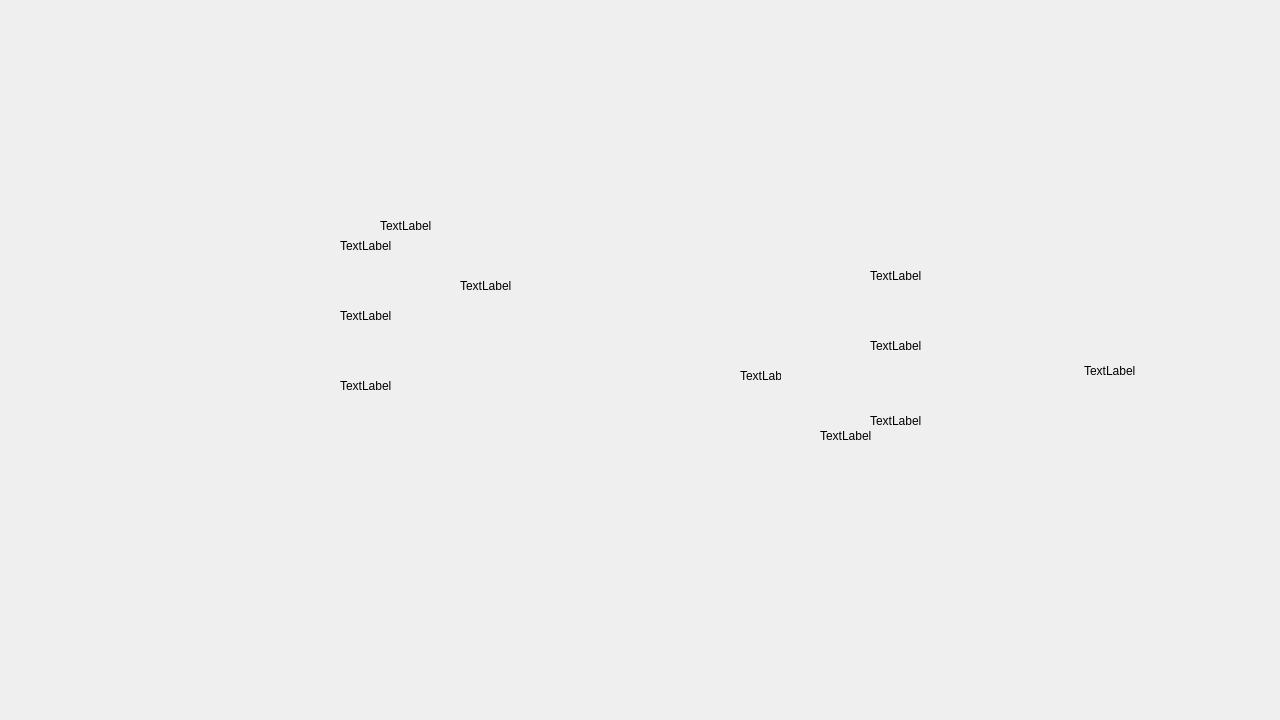
<?xml version="1.0" encoding="UTF-8"?>
<ui version="4.0">
 <class>QtGuiApplication3Class</class>
 <widget class="QMainWindow" name="QtGuiApplication3Class">
  <property name="geometry">
   <rect>
    <x>0</x>
    <y>0</y>
    <width>1280</width>
    <height>720</height>
   </rect>
  </property>
  <property name="minimumSize">
   <size>
    <width>1280</width>
    <height>720</height>
   </size>
  </property>
  <property name="maximumSize">
   <size>
    <width>1280</width>
    <height>720</height>
   </size>
  </property>
  <property name="windowTitle">
   <string>QtGuiApplication3</string>
  </property>
  <widget class="QWidget" name="centralWidget">
   <widget class="QLabel" name="m_lvl2">
    <property name="geometry">
     <rect>
      <x>740</x>
      <y>270</y>
      <width>41</width>
      <height>211</height>
     </rect>
    </property>
    <property name="text">
     <string>TextLabel</string>
    </property>
   </widget>
   <widget class="QLabel" name="p2_avatar">
    <property name="geometry">
     <rect>
      <x>1084</x>
      <y>285</y>
      <width>161</width>
      <height>171</height>
     </rect>
    </property>
    <property name="text">
     <string>TextLabel</string>
    </property>
   </widget>
   <widget class="QLabel" name="p1_total">
    <property name="geometry">
     <rect>
      <x>340</x>
      <y>300</y>
      <width>71</width>
      <height>171</height>
     </rect>
    </property>
    <property name="text">
     <string>TextLabel</string>
    </property>
   </widget>
   <widget class="QLabel" name="p2_badstuff">
    <property name="geometry">
     <rect>
      <x>820</x>
      <y>180</y>
      <width>91</width>
      <height>511</height>
     </rect>
    </property>
    <property name="text">
     <string>TextLabel</string>
    </property>
   </widget>
   <widget class="QLabel" name="p1_avatar">
    <property name="geometry">
     <rect>
      <x>40</x>
      <y>260</y>
      <width>171</width>
      <height>221</height>
     </rect>
    </property>
    <property name="text">
     <string>&lt;html&gt;&lt;head/&gt;&lt;body&gt;&lt;p&gt;&lt;img src=&quot;:/SemesterProjectGUI/soerenyes.png&quot;/&gt;&lt;/p&gt;&lt;/body&gt;&lt;/html&gt;</string>
    </property>
   </widget>
   <widget class="QLabel" name="p1_badstuff">
    <property name="geometry">
     <rect>
      <x>380</x>
      <y>-30</y>
      <width>91</width>
      <height>511</height>
     </rect>
    </property>
    <property name="text">
     <string>TextLabel</string>
    </property>
   </widget>
   <widget class="QLabel" name="p1_lvl">
    <property name="geometry">
     <rect>
      <x>340</x>
      <y>140</y>
      <width>91</width>
      <height>211</height>
     </rect>
    </property>
    <property name="text">
     <string>TextLabel</string>
    </property>
   </widget>
   <widget class="QLabel" name="p1_attack">
    <property name="geometry">
     <rect>
      <x>340</x>
      <y>230</y>
      <width>71</width>
      <height>171</height>
     </rect>
    </property>
    <property name="text">
     <string>TextLabel</string>
    </property>
   </widget>
   <widget class="QLabel" name="p2_total">
    <property name="geometry">
     <rect>
      <x>870</x>
      <y>190</y>
      <width>71</width>
      <height>171</height>
     </rect>
    </property>
    <property name="text">
     <string>TextLabel</string>
    </property>
   </widget>
   <widget class="QLabel" name="m_background">
    <property name="geometry">
     <rect>
      <x>530</x>
      <y>240</y>
      <width>221</width>
      <height>261</height>
     </rect>
    </property>
    <property name="text">
     <string>&lt;html&gt;&lt;head/&gt;&lt;body&gt;&lt;p&gt;&lt;img src=&quot;:/Pictures/GUI_Pics/GifBackground90c.png&quot;/&gt;&lt;/p&gt;&lt;/body&gt;&lt;/html&gt;</string>
    </property>
   </widget>
   <widget class="QLabel" name="monster_gif">
    <property name="geometry">
     <rect>
      <x>530</x>
      <y>240</y>
      <width>221</width>
      <height>261</height>
     </rect>
    </property>
    <property name="text">
     <string>&lt;html&gt;&lt;head/&gt;&lt;body&gt;&lt;p&gt;&lt;img src=&quot;:/SemesterProjectGUI/empty.png&quot;/&gt;&lt;/p&gt;&lt;/body&gt;&lt;/html&gt;</string>
    </property>
   </widget>
   <widget class="QLabel" name="p2_lvl">
    <property name="geometry">
     <rect>
      <x>870</x>
      <y>340</y>
      <width>55</width>
      <height>161</height>
     </rect>
    </property>
    <property name="text">
     <string>TextLabel</string>
    </property>
   </widget>
   <widget class="QLabel" name="background">
    <property name="geometry">
     <rect>
      <x>0</x>
      <y>-1</y>
      <width>1280</width>
      <height>741</height>
     </rect>
    </property>
    <property name="maximumSize">
     <size>
      <width>1280</width>
      <height>741</height>
     </size>
    </property>
    <property name="text">
     <string>&lt;html&gt;&lt;head/&gt;&lt;body&gt;&lt;p&gt;&lt;img src=&quot;:/Pictures/GUI_Pics/Background8.png&quot;/&gt;&lt;/p&gt;&lt;/body&gt;&lt;/html&gt;</string>
    </property>
   </widget>
   <widget class="QLabel" name="p2_attack">
    <property name="geometry">
     <rect>
      <x>870</x>
      <y>250</y>
      <width>55</width>
      <height>191</height>
     </rect>
    </property>
    <property name="text">
     <string>TextLabel</string>
    </property>
   </widget>
   <widget class="QLabel" name="m_lvl1">
    <property name="geometry">
     <rect>
      <x>460</x>
      <y>180</y>
      <width>81</width>
      <height>211</height>
     </rect>
    </property>
    <property name="text">
     <string>TextLabel</string>
    </property>
   </widget>
   <zorder>background</zorder>
   <zorder>m_background</zorder>
   <zorder>p2_total</zorder>
   <zorder>p2_lvl</zorder>
   <zorder>p2_badstuff</zorder>
   <zorder>p2_avatar</zorder>
   <zorder>p2_attack</zorder>
   <zorder>p1_total</zorder>
   <zorder>p1_lvl</zorder>
   <zorder>p1_badstuff</zorder>
   <zorder>p1_avatar</zorder>
   <zorder>p1_attack</zorder>
   <zorder>monster_gif</zorder>
   <zorder>m_lvl2</zorder>
   <zorder>m_lvl1</zorder>
  </widget>
 </widget>
 <layoutdefault spacing="6" margin="11"/>
 <resources>
  <include location="QtGuiApplication3.qrc"/>
 </resources>
 <connections/>
</ui>
